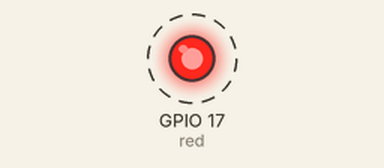
This program was run on a simulated Raspberry Pi (BCM pin numbers). Parts: output pins drawn as LEDs (lit = HIGH). Dashed ring = blinking.

Above: at 0.5 s.
Timing chart, 0 to 4.6 s (numbered marks = the images above):
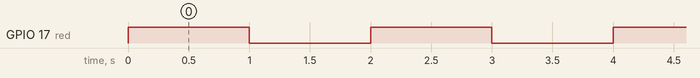

Measured:
- by itself, GPIO 17 (red): alternates HIGH for 1.0 s and LOW for 1.0 s

The program:

led.py
```python
from gpiozero import LED
# from time import sleep #1
from signal import pause #2


red = LED(17)

# while True: #1
#     red.on() #1
#     sleep(1) #1
#     red.off() #1
#     sleep(1) #1

red.blink()  #2 독자적인 실행 프로세스
pause() #2
print("end....") #2
```
